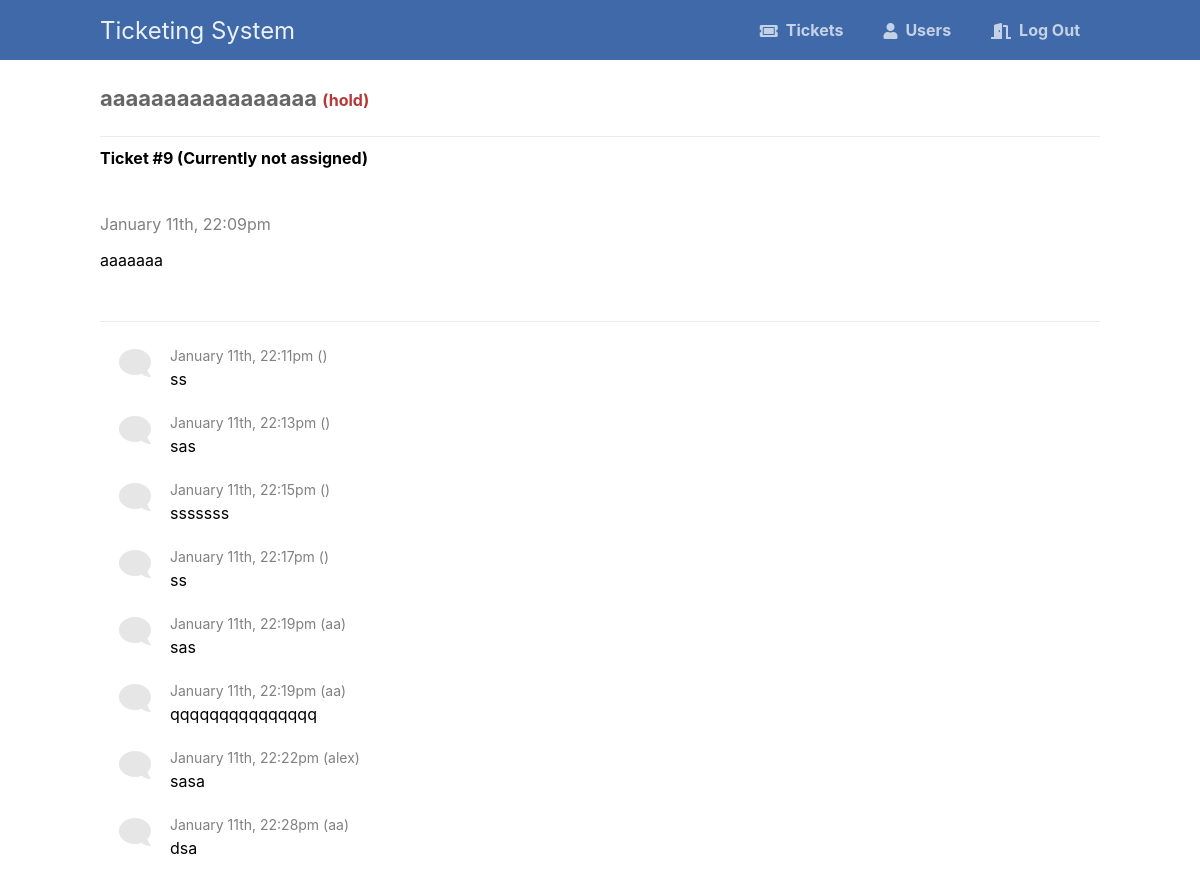
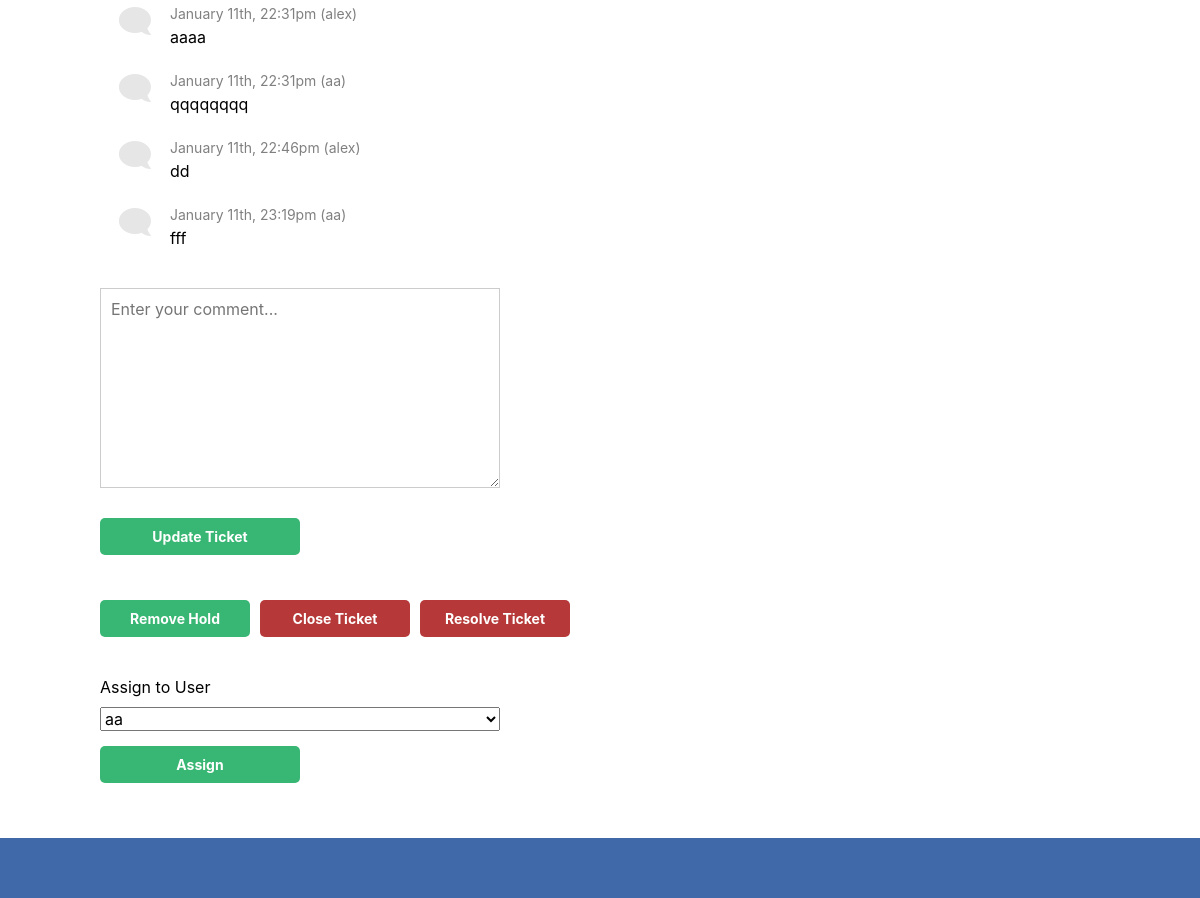
/admin/view.php?id=9 (signed in), run on the app's committed database (2 pictures, top to bottom).
### tables this page shows
CREATE TABLE `tickets` (
  `id` int(11) NOT NULL,
  `title` varchar(255) NOT NULL,
  `msg` text NOT NULL,
  `email` varchar(255) DEFAULT NULL,
  `created` datetime NOT NULL DEFAULT current_timestamp(),
  `status` enum('open','closed','resolved','hold') NOT NULL DEFAULT 'open',
  `assigned` varchar(50) DEFAULT NULL
);

CREATE TABLE `tickets_comments` (
  `id` int(11) NOT NULL,
  `ticket_id` int(11) NOT NULL,
  `msg` text NOT NULL,
  `created` datetime NOT NULL DEFAULT current_timestamp(),
  `assigned` varchar(50) DEFAULT NULL
);

### admin/view.php (the view, shortened to what this page needs)
<?php
include '../inc/functions.php';
$pdo = pdo_connect_mysql();
$stmt = $pdo->prepare('SELECT * FROM tickets WHERE id = ?');
$stmt->execute([ $_GET['id'] ]);
$ticket = $stmt->fetch(PDO::FETCH_ASSOC);
$stmt = $pdo->prepare('SELECT * FROM tickets_comments WHERE ticket_id = ?');
$stmt->execute([ $_GET['id'] ]);
$comments = $stmt->fetchAll(PDO::FETCH_ASSOC);
$pdo = pdo_connect_mysql();
$stmt = $pdo->prepare('SELECT * FROM users WHERE status="active"');
$stmt->execute();
$users = $stmt->fetchAll(PDO::FETCH_ASSOC);
?>
<?=template_header('Ticket')?>
<div class="content view">
	<h2><?=htmlspecialchars($ticket['title'], ENT_QUOTES)?>
	<span class="<?=$ticket['status']?>">(<?=$ticket['status']?>)</span></h2>
	<h1>Ticket <?php echo("#".$ticket['id']) ?>
	<?php
		if ($ticket['assigned']==null)
		{
			echo (" (Currently not assigned)");
		}
		else
		{
		echo(" (Assigned to ".$ticket['assigned'].")");
		}
		?>
</h1>
    <div class="ticket">
        <p class="created"><?=date('F dS, G:ia', strtotime($ticket['created']))?></p>
        <p class="msg"><?=nl2br(htmlspecialchars($ticket['msg'], ENT_QUOTES))?></p>
    </div>
    <div class="comments">
        <?php foreach($comments as $comment): ?>
        <div class="comment">
            <div>
                <i class="fas fa-comment fa-2x"></i>
            </div>
            <p>
                <span><?=date('F dS, G:ia', strtotime($comment['created']));  echo (" (".$comment['assigned'].")");?></span>
                <?=nl2br(htmlspecialchars($comment['msg'], ENT_QUOTES))?>
            </p>
        </div>
        <?php endforeach; ?>
        <form action="" method="post">
            <textarea name="msg" placeholder="Enter your comment..."></textarea>
            <input type="submit" value="Update Ticket">
        </form>
<div class="btns">
		<?php
		if ($ticket['status']=="hold")
		{
			?>
			<a href="view.php?id=<?=$_GET['id']?>&status=open" class="btn">Remove Hold</a>
		<?php
		}
		else
		{
			?>
			<a href="view.php?id=<?=$_GET['id']?>&status=hold" class="btn red">On Hold</a>
		<?php
		}
		?>
	<a href="view.php?id=<?=$_GET['id']?>&status=closed" class="btn red">Close Ticket</a>
        <a href="view.php?id=<?=$_GET['id']?>&status=resolved" class="btn red">Resolve Ticket</a>
  </div>
	<form action="" method="post">
		<label for="email">Assign to User</label>
		<select name="assigned" id="assigned">
		<?php
		foreach($users as $user):
			if ($ticket['assigned']==$user['username'])
			{
				echo ('<option selected>'.$user['username'].'</option>');
			}
			else
			{
			echo ('<option>'.$user['username'].'</option>');
			}
        endforeach;
		?>
		</select>
            <input type="submit" value="Assign">
        </form>
    </div>
</div>
<?=template_footer()?>

### admin/style.css (style rules this page uses)
* { box-sizing: border-box; font-family: -apple-system, BlinkMacSystemFont, "segoe ui", roboto, oxygen, ubuntu, cantarell, "fira sans", "droid sans", "helvetica neue", Arial, sans-serif; font-size: 16px; -webkit-font-smoothing: antialiased; -moz-osx-font-smoothing: grayscale; }
body { background-color: #FFFFFF; margin: 0; }
.content { width: 1000px; margin: 0 auto; }
.content h2 { margin: 0; padding: 25px 0; font-size: 22px; border-bottom: 1px solid #ebebeb; color: #666666; }
.btns { display: flex; }
.btns .btn { display: inline-block; text-decoration: none; background-color: #38b673; font-weight: bold; font-size: 14px; border-radius: 5px; color: #FFFFFF; padding: 10px 15px; margin: 15px 10px 15px 0; width: 150px; text-align: center; }
.btns .btn.red { background-color: #b63838; display: block; width: 150px; text-align: center; }
.view h2 .hold { color: #b63838; }
.view .ticket { padding: 20px 0; }
.view .ticket .created { color: gray; }
.view .comments { margin-top: 15px; border-top: 1px solid #ebebeb; padding: 25px 0; }
.view .comments .comment { display: flex; padding-bottom: 5px; }
.view .comments .comment div { display: flex; align-items: flex-start; justify-content: center; width: 70px; color: #e6e6e6; transform: scaleX(-1); }
.view .comments .comment p { margin: 0 0 20px 0; }
.view .comments .comment p span { display: flex; font-size: 14px; padding-bottom: 5px; color: gray; }
.create form, .view form { padding: 15px 0; display: flex; flex-flow: column; width: 400px; }
.create form label, .view form label { display: inline-flex; width: 100%; padding: 10px 0; margin-right: 25px; }
.create form input, .create form textarea, .view form input, .view form textarea { padding: 10px; width: 100%; margin-right: 25px; margin-bottom: 15px; border: 1px solid #cccccc; }
.create form textarea, .view form textarea { height: 200px; }
.create form input[type="submit"], .view form input[type="submit"] { display: block; background-color: #38b673; border: 0; font-weight: bold; font-size: 14px; color: #FFFFFF; cursor: pointer; width: 200px; margin-top: 15px; border-radius: 5px; }

### data on the page
tickets: title "aaaaaaaaaaaaaaaaa", status "hold", id "9", created "January 11th, 22:09pm", msg "aaaaaaa"
tickets_comments: created "January 11th, 22:11pm", msg "ss"
tickets_comments: created "January 11th, 22:13pm", msg "sas"
tickets_comments: created "January 11th, 22:15pm", msg "sssssss"
tickets_comments: created "January 11th, 22:17pm", msg "ss"
tickets_comments: created "January 11th, 22:19pm", assigned "aa", msg "sas"
tickets_comments: created "January 11th, 22:19pm", assigned "aa", msg "qqqqqqqqqqqqqqq"
tickets_comments: created "January 11th, 22:22pm", assigned "alex", msg "sasa"
tickets_comments: created "January 11th, 22:28pm", assigned "aa", msg "dsa"
tickets_comments: created "January 11th, 22:31pm", assigned "alex", msg "aaaa"
tickets_comments: created "January 11th, 22:31pm", assigned "aa", msg "qqqqqqqq"
tickets_comments: created "January 11th, 22:46pm", assigned "alex", msg "dd"
tickets_comments: created "January 11th, 23:19pm", assigned "aa", msg "fff"

### other printed values
form field assigned "aa"
